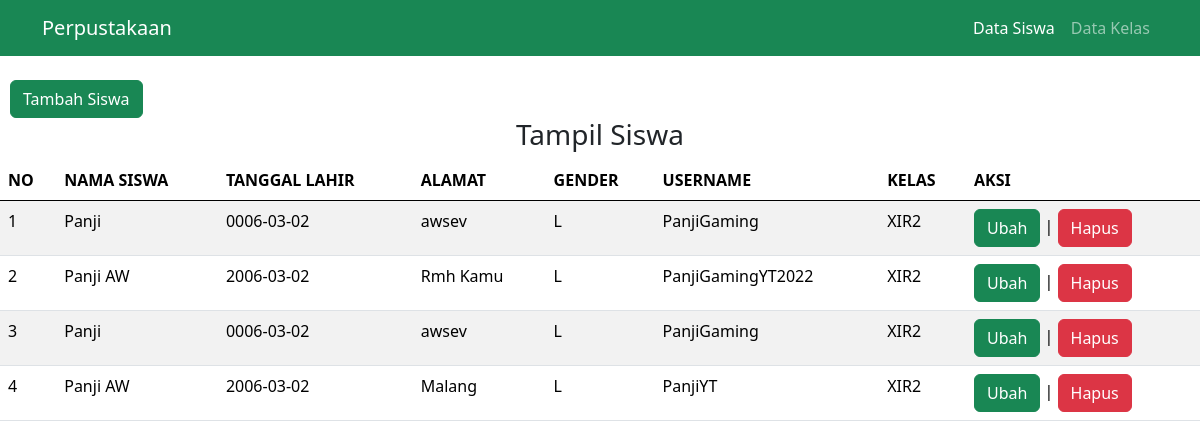
The page /perpustakaan/tampil_siswa.php on the database its author committed.
### tables this page shows
CREATE TABLE `siswa` (
  `id_siswa` int(11) NOT NULL,
  `nama_siswa` varchar(100) NOT NULL,
  `tanggal_lahir` date NOT NULL,
  `gender` enum('L','P') NOT NULL,
  `alamat` text NOT NULL,
  `username` varchar(255) DEFAULT NULL,
  `password` varchar(255) DEFAULT NULL,
  `id_kelas` int(11) NOT NULL
);

CREATE TABLE `kelas` (
  `id_kelas` int(11) NOT NULL,
  `nama_kelas` varchar(20) NOT NULL,
  `kelompok` varchar(20) NOT NULL
);

### perpustakaan/tampil_siswa.php (the view, shortened to what this page needs)
<!DOCTYPE html>
<html>
<head>
    <link href="https://cdn.jsdelivr.net/npm/bootstrap@5.0.1/dist/css/bootstrap.min.css"
    rel="stylesheet"
>
</head>
<body>
<?php
    include "navbar.php";
    ?>
    <br>
    <a href="tambah_siswa.php"> <input type="submit" name="simpan" value="Tambah Siswa" class="btn btn-success" style="margin-left: 10px;"></a>
    <center><h3>Tampil Siswa</h3></center>
    <table class="table table-hover table-striped">
        <thead>
            <tr>
                <th>NO</th><th>NAMA SISWA</th><th>TANGGAL LAHIR</th>
                <th>ALAMAT</th><th>GENDER</th>
                <th>USERNAME</th><th>KELAS</th><th>AKSI</th>
            </tr>
        </thead>
        <tbody>
            <?php
            include "koneksi.php";
            $qry_siswa=mysqli_query($conn,"select * from siswa join kelas on kelas.id_kelas=siswa.id_kelas");
            $no=0;
            while($data_siswa=mysqli_fetch_array($qry_siswa)){
            $no++;?>
            <tr>
                <td><?=$no?></td>
                <td><?=$data_siswa['nama_siswa']?></td>
                <td><?=$data_siswa['tanggal_lahir']?></td>
                <td><?=$data_siswa['alamat']?></td>
                <td><?=$data_siswa['gender']?></td>
                <td><?=$data_siswa['username']?></td>
                <td><?=$data_siswa['nama_kelas']?></td>
                <td><a href="ubah_siswa.php?id_siswa=<?=$data_siswa['id_siswa']?>" class="btn btn-success">Ubah</a> | <a href="hapus.php?id_siswa=<?=$data_siswa['id_siswa']?>" onclick="return confirm('Apakah anda yakin menghapus data ini?')" class="btn btn-danger">Hapus</a></td>
            </tr>
            <?php
            }
            ?>
        </tbody>
    </table>
</body>
</html>

### rows shown on the page
siswa: nama_siswa "Panji", tanggal_lahir "0006-03-02", alamat "awsev", gender "L", username "PanjiGaming", id_kelas.nama_kelas "XIR2"
siswa: nama_siswa "Panji AW", tanggal_lahir "2006-03-02", alamat "Rmh Kamu", gender "L", username "PanjiGamingYT2022", id_kelas.nama_kelas "XIR2"
siswa: nama_siswa "Panji", tanggal_lahir "0006-03-02", alamat "awsev", gender "L", username "PanjiGaming", id_kelas.nama_kelas "XIR2"
siswa: nama_siswa "Panji AW", tanggal_lahir "2006-03-02", alamat "Malang", gender "L", username "PanjiYT", id_kelas.nama_kelas "XIR2"
